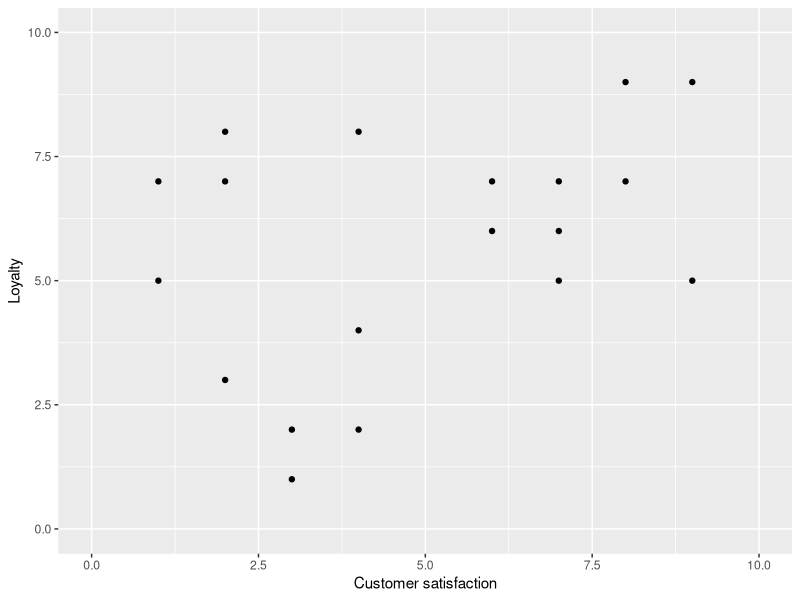
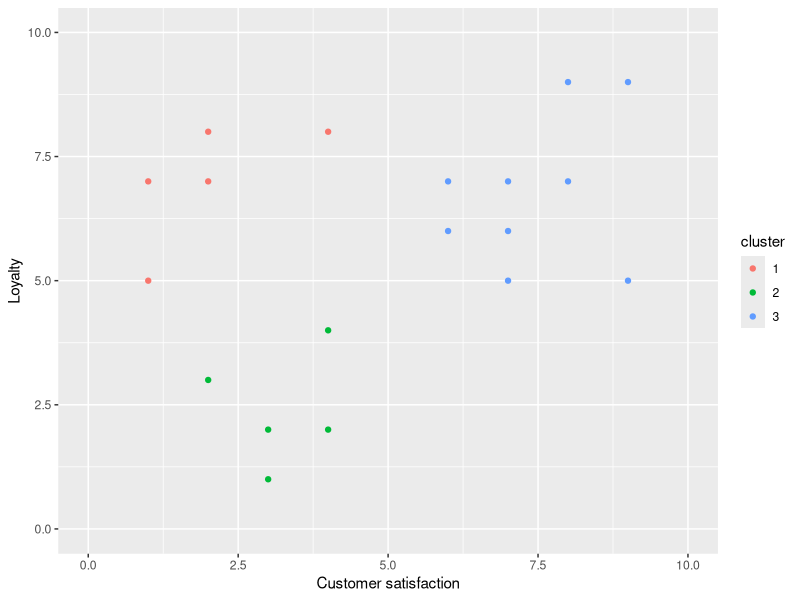
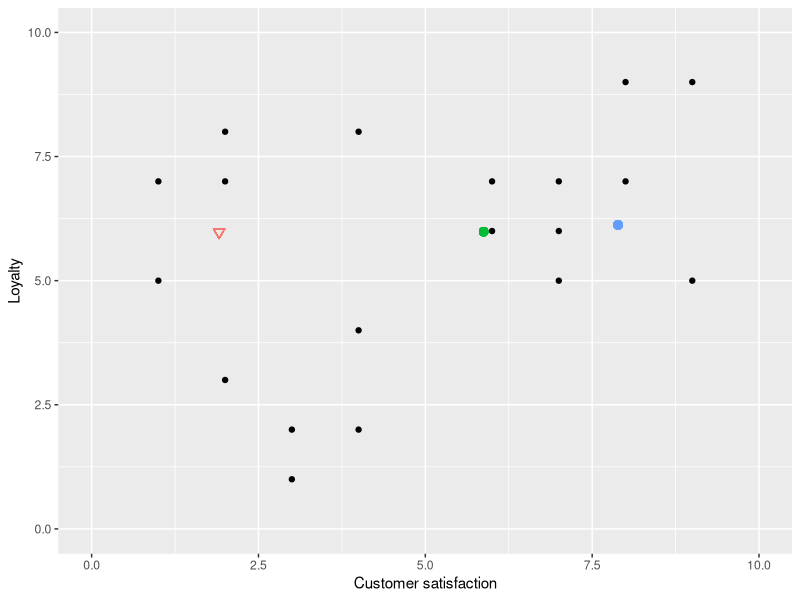
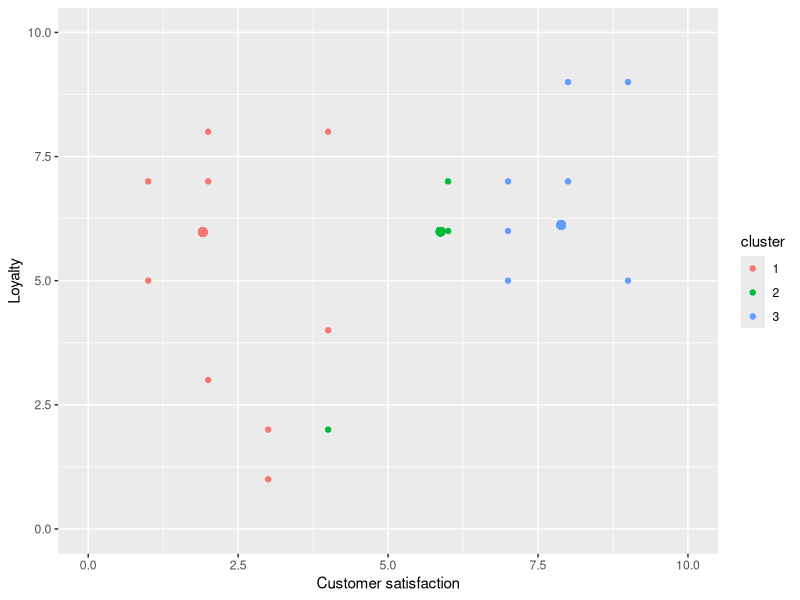
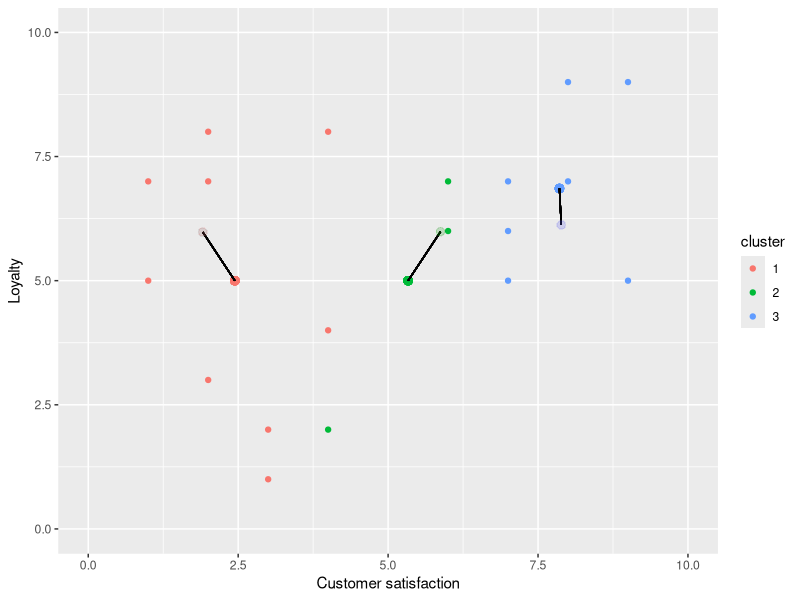
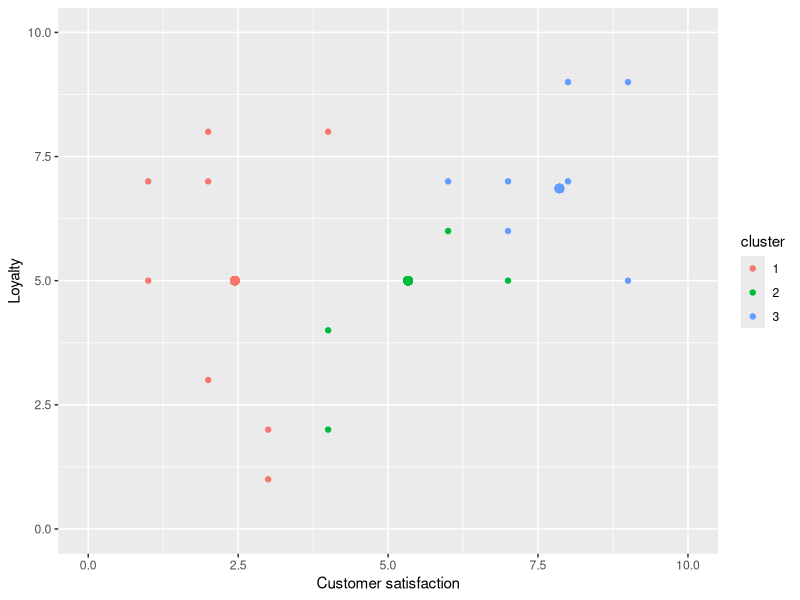
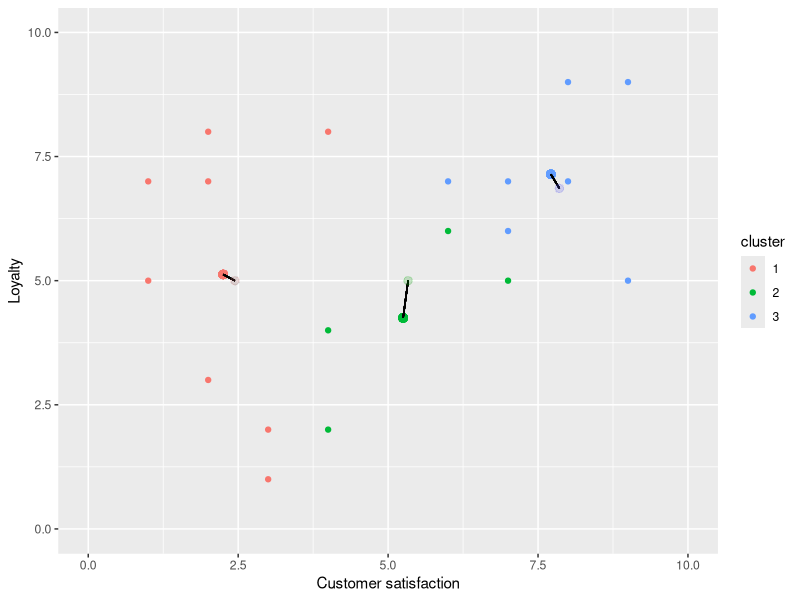

Write the R code that produced these figures, in order.
## ---- chunk 1
library(tidyverse)
library(knitr)
library(kableExtra)
data <- tibble(loyalty = c(7, 5, 8, 7, 3, 1, 8, 4, 2, 7, 6, 7, 6, 5, 9, 7, 9, 5, 2),
               csat = c(1, 1, 2, 2, 2, 3, 4, 4, 4, 6, 6, 7, 7, 7, 8, 8, 9, 9, 3),
               cluster = c("1",
                           "1",
                           "1",
                           "1",
                           "2",
                           "2",
                           "1",
                           "2",
                           "2",
                           "3",
                           "3",
                           "3",
                           "3",
                           "3",
                           "3",
                           "3",
                           "3",
                           "3", 
                           "2"))
## ---- chunk 2
base <- ggplot(data, aes(y = loyalty, x = csat)) +
  geom_point() +
  xlab("Customer satisfaction") +
  ylab("Loyalty") +
  xlim(c(0, 10)) +
  ylim(c(0, 10))

base
## ---- chunk 3
ggplot(data, aes(y = loyalty, x = csat, color = cluster)) +
  geom_point() +
  xlab("Customer satisfaction") +
  ylab("Loyalty") +
  xlim(c(0, 10)) +
  ylim(c(0, 10))
## ---- chunk 4
set.seed(1234)
cent1 <- data.frame(csat = runif(1, min(data$csat), max(data$csat)),
                    loyalty = runif(1, min(data$loyalty), max(data$loyalty)))

cent2 <- data.frame(csat = runif(1, min(data$csat), max(data$csat)),
                    loyalty = runif(1, min(data$loyalty), max(data$loyalty)))

cent3 <- data.frame(csat = runif(1, min(data$csat), max(data$csat)),
                    loyalty = runif(1, min(data$loyalty), max(data$loyalty)))
base +
  geom_point(aes(x = cent1$csat, y = cent1$loyalty), color = "#F8766D", size = 2.5, shape = 25) +
  geom_point(aes(x = cent2$csat, y = cent2$loyalty), color = "#00BA38", size = 2.5) +
  geom_point(aes(x = cent3$csat, y = cent3$loyalty), color = "#619CFF", size = 2.5) 
## ---- chunk 5
data1 <- tibble(loyalty = c(7, 5, 8, 7, 3, 1, 8, 4, 2, 7, 6, 7, 6, 5, 9, 7, 9, 5, 2),
               csat = c(1, 1, 2, 2, 2, 3, 4, 4, 4, 6, 6, 7, 7, 7, 8, 8, 9, 9, 3),
               cluster = c("1",
                           "1",
                           "1",
                           "1",
                           "1",
                           "1",
                           "1",
                           "1",
                           "2",
                           "2",
                           "2",
                           "3",
                           "3",
                           "3",
                           "3",
                           "3",
                           "3",
                           "3", 
                           "1"))

it1 <- ggplot(data1, aes(y = loyalty, x = csat, colour = cluster)) +
  geom_point() +
  xlab("Customer satisfaction") +
  ylab("Loyalty") +
  xlim(c(0, 10)) +
  ylim(c(0, 10)) 

it1 +
  geom_point(aes(x = cent1$csat, y = cent1$loyalty), color = "#F8766D", size = 2.5) +
  geom_point(aes(x = cent2$csat, y = cent2$loyalty), color = "#00BA38", size = 2.5) +
  geom_point(aes(x = cent3$csat, y = cent3$loyalty), color = "#619CFF", size = 2.5) 
## ---- chunk 6
old_cent1 <- cent1
clust1 <- data1 %>% 
  filter(cluster == "1")
cent1 <- data.frame(csat = mean(clust1$csat),
                    loyalty = mean(clust1$loyalty))
old_cent2 <- cent2
clust2 <- data1 %>% 
  filter(cluster == "2")
cent2 <- data.frame(csat = mean(clust2$csat),
                    loyalty = mean(clust2$loyalty))
old_cent3 <- cent3
clust3 <- data1 %>% 
  filter(cluster == "3")
cent3 <- data.frame(csat = mean(clust3$csat),
                    loyalty = mean(clust3$loyalty))

it1 +
  geom_point(aes(x = cent1$csat, y = cent1$loyalty), color = "#F8766D", size = 2.5) +
  geom_point(aes(x = cent2$csat, y = cent2$loyalty), color = "#00BA38", size = 2.5) +
  geom_point(aes(x = cent3$csat, y = cent3$loyalty), color = "#619CFF", size = 2.5) +
  geom_segment(aes(x = old_cent1$csat, y = old_cent1$loyalty, xend = cent1$csat, yend = cent1$loyalty), color = "black") +
  geom_segment(aes(x = old_cent2$csat, y = old_cent2$loyalty, xend = cent2$csat, yend = cent2$loyalty), color = "black") +
  geom_segment(aes(x = old_cent3$csat, y = old_cent3$loyalty, xend = cent3$csat, yend = cent3$loyalty), color = "black") +
  geom_point(aes(x = old_cent1$csat, y = old_cent1$loyalty), color = "#F8766D", size = 2.5, alpha = 0.01) +
  geom_point(aes(x = old_cent2$csat, y = old_cent2$loyalty), color = "#00BA38", size = 2.5, alpha = 0.01) +
  geom_point(aes(x = old_cent3$csat, y = old_cent3$loyalty), color = "#619CFF", size = 2.5, alpha = 0.01) 
## ---- chunk 7
data2 <- tibble(loyalty = c(7, 5, 8, 7, 3, 1, 8, 4, 2, 7, 6, 7, 6, 5, 9, 7, 9, 5, 2),
               csat = c(1, 1, 2, 2, 2, 3, 4, 4, 4, 6, 6, 7, 7, 7, 8, 8, 9, 9, 3),
               cluster = c("1",
                           "1",
                           "1",
                           "1",
                           "1",
                           "1",
                           "1",
                           "2",
                           "2",
                           "3",
                           "2",
                           "3",
                           "3",
                           "2",
                           "3",
                           "3",
                           "3",
                           "3", 
                           "1"))

it2 <- ggplot(data2, aes(y = loyalty, x = csat, colour = cluster)) +
  geom_point() +
  xlab("Customer satisfaction") +
  ylab("Loyalty") +
  xlim(c(0, 10)) +
  ylim(c(0, 10)) 

it2 +
  geom_point(aes(x = cent1$csat, y = cent1$loyalty), color = "#F8766D", size = 2.5) +
  geom_point(aes(x = cent2$csat, y = cent2$loyalty), color = "#00BA38", size = 2.5) +
  geom_point(aes(x = cent3$csat, y = cent3$loyalty), color = "#619CFF", size = 2.5) 
## ---- chunk 8
old_cent1 <- cent1
clust1 <- data2 %>% 
  filter(cluster == "1")
cent1 <- data.frame(csat = mean(clust1$csat),
                    loyalty = mean(clust1$loyalty))
old_cent2 <- cent2
clust2 <- data2 %>% 
  filter(cluster == "2")
cent2 <- data.frame(csat = mean(clust2$csat),
                    loyalty = mean(clust2$loyalty))
old_cent3 <- cent3
clust3 <- data2 %>% 
  filter(cluster == "3")
cent3 <- data.frame(csat = mean(clust3$csat),
                    loyalty = mean(clust3$loyalty))

it2 +
  geom_point(aes(x = cent1$csat, y = cent1$loyalty), color = "#F8766D", size = 2.5) +
  geom_point(aes(x = cent2$csat, y = cent2$loyalty), color = "#00BA38", size = 2.5) +
  geom_point(aes(x = cent3$csat, y = cent3$loyalty), color = "#619CFF", size = 2.5)  +
  geom_segment(aes(x = old_cent1$csat, y = old_cent1$loyalty, xend = cent1$csat, yend = cent1$loyalty), color = "black") +
  geom_segment(aes(x = old_cent2$csat, y = old_cent2$loyalty, xend = cent2$csat, yend = cent2$loyalty), color = "black") +
  geom_segment(aes(x = old_cent3$csat, y = old_cent3$loyalty, xend = cent3$csat, yend = cent3$loyalty), color = "black") +
  geom_point(aes(x = old_cent1$csat, y = old_cent1$loyalty), color = "#F8766D", size = 2.5, alpha = 0.01) +
  geom_point(aes(x = old_cent2$csat, y = old_cent2$loyalty), color = "#00BA38", size = 2.5, alpha = 0.01) +
  geom_point(aes(x = old_cent3$csat, y = old_cent3$loyalty), color = "#619CFF", size = 2.5, alpha = 0.01) 
